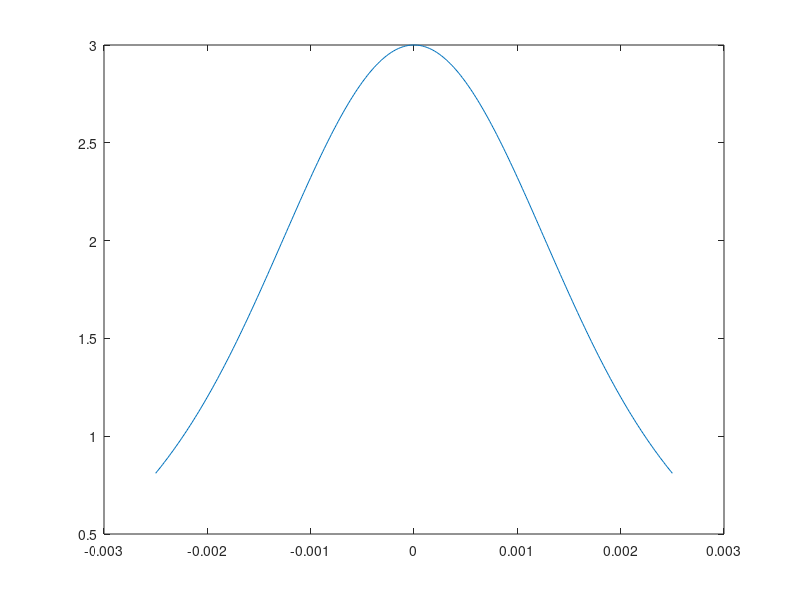
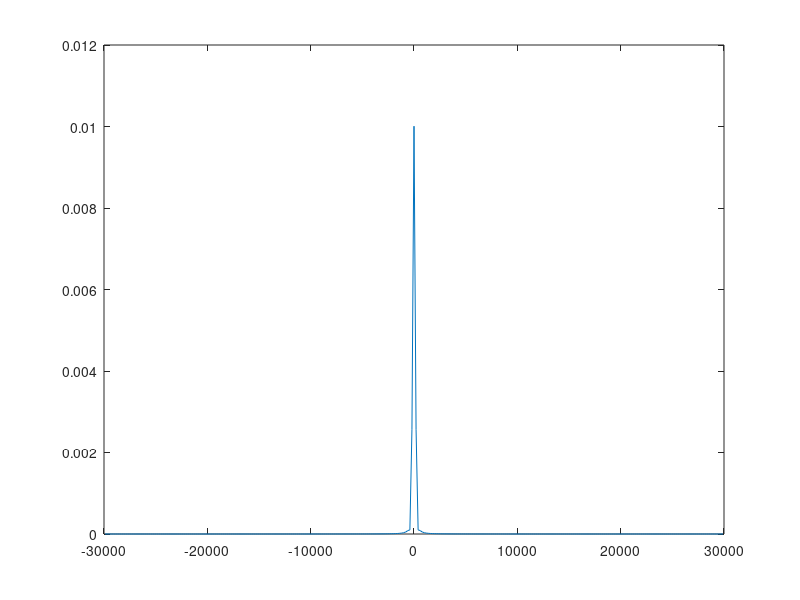
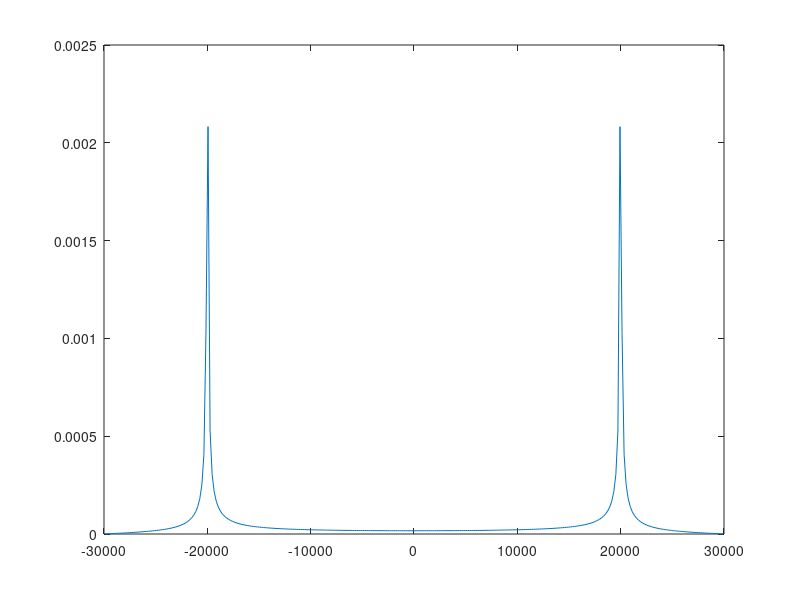
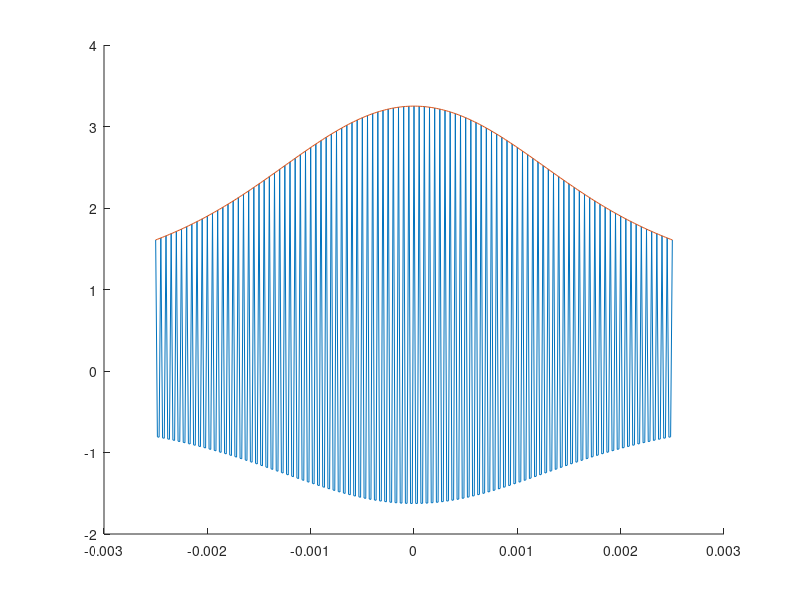

The MATLAB script that drew these images, in order:
clc;
clear all;
% time axix
fm=400;
fs=150*fm;
ts=1/fs;
t=-2.5*10^-3:ts:2.5*10^-3;

% the messsage signal in time domain
ym=2*sinc(200*t).^2+sinc(400*t).^2;
figure(1);
plot(t,ym);

% frequency domain
ym_f=fft(ym)*ts;
ym_f=fftshift(ym_f);

%calculating the frequency axix
n= length(t);
if rem(n,2)
f= fs/n* ( -(n-1)/2 : (n-1)/2 );
else
f= fs/n* ( -(n/2) : (n/2 - 1) );
end

%ploting message in freq domain
figure(2);
xlabel('fre')
plot(f,abs(ym_f));

% carrier
yc=cos(20000*2*pi*t);
yc_f=fft(yc)*ts;
yc_f=fftshift(yc_f);
figure(3);
plot(f,abs(yc_f));

%modulation

y_am=(1+0.75*ym).*yc;
y1_am=(1+0.75*ym);
figure(4);
hold on;
plot(t,y_am);
plot(t,y1_am);
hold on;

%spectrum of AM
y_f_am=fft(y_am).*ts;
y_f_am=fftshift(y_f_am);
figure(5);
plot(f,abs(y_f_am));

%spectrogram
figure(6);
specgram(y_am);

%spectrum od DSB-SC
y=(0.75*ym).*yc;
y1=(0.75*ym);
figure(7);
hold on;
plot(t,y);
plot(t,y1);
hold on;
y_f=fft(y).*ts;
y_f=fftshift(y_f);
figure(8);
xlabel('fre');
plot(f,abs(y_f));

%spectrogram os DSB-SC
figure(9);
specgram(y);

